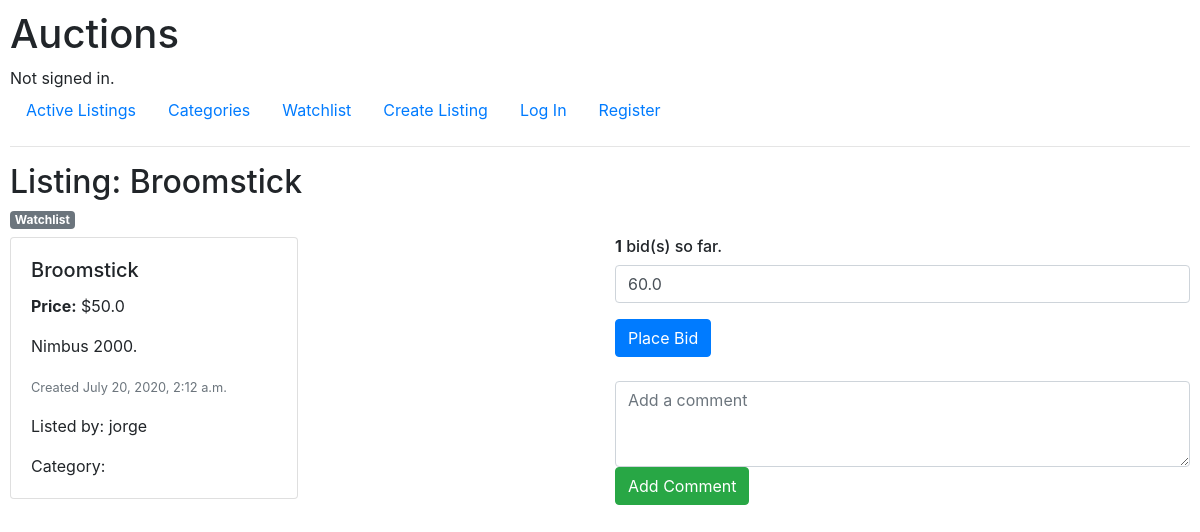
The page /listings/5 on the database as committed earlier.
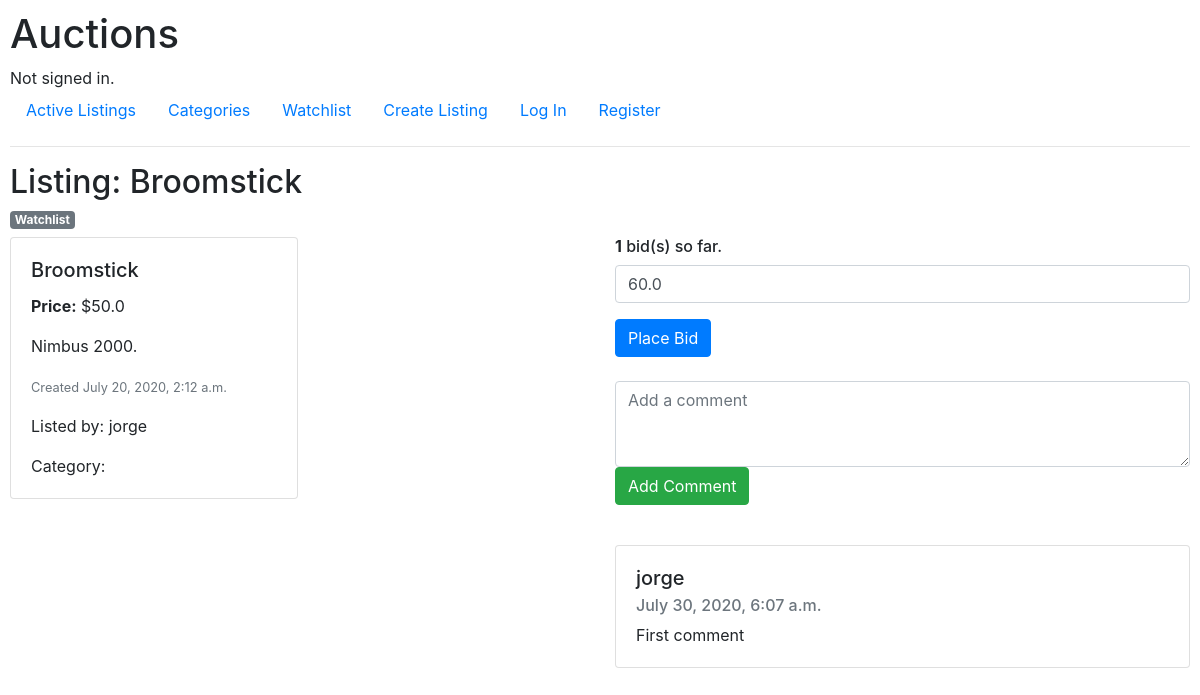
The same page on the database as committed later.
### auctions/models.py (models this page shows)
class Comment(models.Model):
    listing = models.ForeignKey(Listing, on_delete=models.CASCADE, related_name="comments")
    comment = models.CharField(max_length=512)
    user = models.ForeignKey(User, on_delete=models.CASCADE)
    date_added = models.DateTimeField(auto_now_add=True)

class User(AbstractUser):
    pass

### auctions/views.py (the view, shortened to what this page needs)
# urls.py: path("listings/<int:listing_id>", views.listings, name="listings"),
def listings(request, listing_id):
    listing = Listing.objects.get(id=listing_id)
    current_bid = listing.starting_bid
    if (len(listing.bids.all()) > 0):
        current_bid = max([i.bid for i in listing.bids.all()])
    return render(request, "auctions/listing.html", {
        "listing": listing,
        "bids_count": listing.bids.count(),
        "current_bid": current_bid,
        "comments": listing.comments.all()
    })

### auctions/templates/auctions/listing.html (shortened to what this page needs)
{% extends "auctions/layout.html" %}
{% block body %}
    <h2>Listing: {{ listing.title }}</h2>
    <h6><a class="badge badge-secondary" href="{% url 'watchlist' listing.id %}">Watchlist</a></h6>
    <div class="row">
        <div class="col">
            <div class="card" style="width: 50%;">
                <div class="card-body">
                    <h5 class="card-title"> {{ listing.title }} </h5>
                    <p class="card-text"> <b>Price:</b> ${{ listing.starting_bid }} </p>
                    <p class="card-text"> {{ listing.description }} </p>
                    <p class="card-text"><small class="text-muted">Created {{ listing.date_created }} </small></p>
                    <p class="card-text">Listed by: {{ listing.listed_by }}</p>
                    <p class="card-text">Category: {{ listing.category }}</p>
                </div>
            </div>
        </div>
        <div class="col">
          <h6><b>{{ bids_count }}</b> bid(s) so far.</h6>
          <form action="{% url 'bid' listing.id %}" method="post">
              <div class="form-group">
                  <input class="form-control" type="number" step="0.01" value="{{ current_bid }}" name="bid" placeholder="Bid">
              </div>
              <button type="submit" class="btn btn-primary">Place Bid</button>
          </form>
          <br>
          <form action="{% url 'comment' listing.id %}" method="post">
              <div class="form-group">
                  <textarea class="form-control" rows="3" name="comment" placeholder="Add a comment"></textarea>
                  <button type="submit" class="btn btn-success">Add Comment</button>
              </div>
          </form>
          <br>
          {% for comment in comments %}
          <div class="card">
              <div class="card-body">
                  <h5 class="card-title">{{comment.user}}</h5>
                  <h6 class="card-subtitle mb-2 text-muted">{{comment.date_added}}</h6>
                  <p class="card-text">{{comment.comment}}</p>
              </div>
          </div>
          <br>
          {% endfor %}
        </div>
    </div>
{% endblock %}

Rows that differ between the two databases and show on the page:
added Comment: user "jorge", date_added "July 30, 2020, 6:07 a.m.", comment "First comment"
